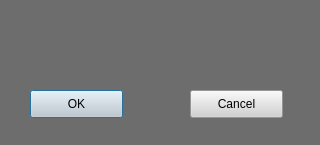
<?xml version="1.0" encoding="UTF-8"?>
<ui version="4.0">
 <class>Dialog</class>
 <widget class="QDialog" name="Dialog">
  <property name="geometry">
   <rect>
    <x>0</x>
    <y>0</y>
    <width>320</width>
    <height>145</height>
   </rect>
  </property>
  <property name="windowTitle">
   <string>Dialog</string>
  </property>
  <property name="styleSheet">
   <string notr="true">background-color: rgb(109, 109, 109);</string>
  </property>
  <widget class="QPushButton" name="btn_ok">
   <property name="geometry">
    <rect>
     <x>30</x>
     <y>90</y>
     <width>93</width>
     <height>28</height>
    </rect>
   </property>
   <property name="styleSheet">
    <string notr="true">background-color: rgb(209, 209, 209);</string>
   </property>
   <property name="text">
    <string>OK</string>
   </property>
  </widget>
  <widget class="QPushButton" name="btn_cancel">
   <property name="geometry">
    <rect>
     <x>190</x>
     <y>90</y>
     <width>93</width>
     <height>28</height>
    </rect>
   </property>
   <property name="styleSheet">
    <string notr="true">background-color: rgb(209, 209, 209);</string>
   </property>
   <property name="text">
    <string>Cancel</string>
   </property>
  </widget>
  <widget class="QTextEdit" name="textEdit">
   <property name="geometry">
    <rect>
     <x>30</x>
     <y>10</y>
     <width>241</width>
     <height>71</height>
    </rect>
   </property>
   <property name="frameShape">
    <enum>QFrame::NoFrame</enum>
   </property>
   <property name="frameShadow">
    <enum>QFrame::Plain</enum>
   </property>
  </widget>
 </widget>
 <resources/>
 <connections/>
</ui>
